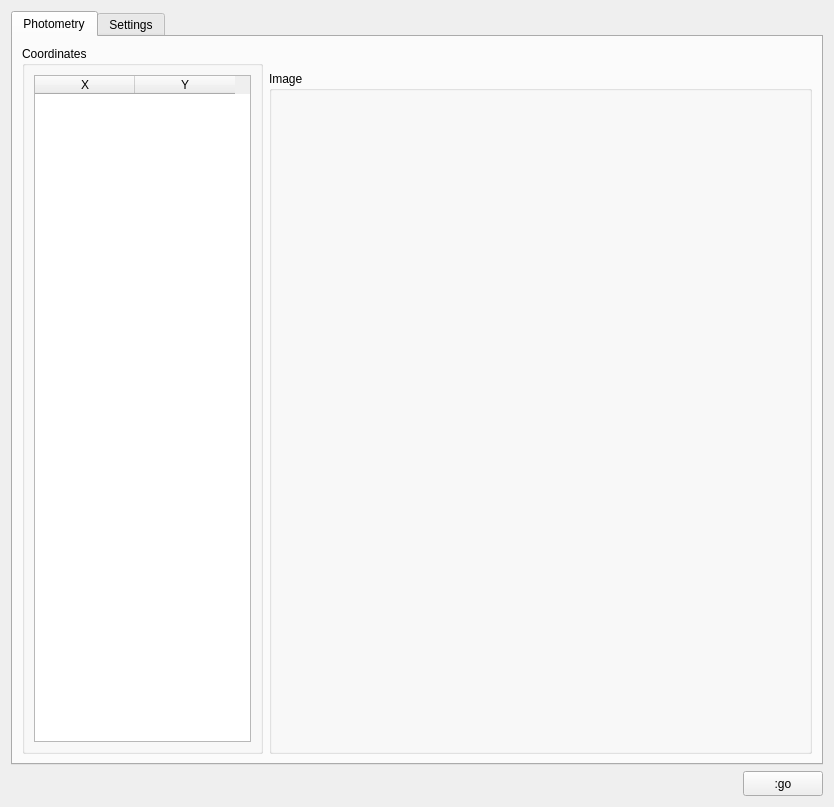
<?xml version="1.0" encoding="UTF-8"?>
<ui version="4.0">
 <class>FormPhotometry</class>
 <widget class="QWidget" name="FormPhotometry">
  <property name="geometry">
   <rect>
    <x>0</x>
    <y>0</y>
    <width>834</width>
    <height>807</height>
   </rect>
  </property>
  <property name="windowTitle">
   <string>Photometry</string>
  </property>
  <layout class="QGridLayout" name="gridLayout_4">
   <item row="1" column="1">
    <widget class="QPushButton" name="pushButtonGO">
     <property name="minimumSize">
      <size>
       <width>80</width>
       <height>25</height>
      </size>
     </property>
     <property name="maximumSize">
      <size>
       <width>80</width>
       <height>25</height>
      </size>
     </property>
     <property name="text">
      <string>:go</string>
     </property>
    </widget>
   </item>
   <item row="1" column="0">
    <spacer name="horizontalSpacer">
     <property name="orientation">
      <enum>Qt::Horizontal</enum>
     </property>
     <property name="sizeHint" stdset="0">
      <size>
       <width>848</width>
       <height>20</height>
      </size>
     </property>
    </spacer>
   </item>
   <item row="0" column="0" colspan="2">
    <widget class="QTabWidget" name="tabWidget">
     <property name="currentIndex">
      <number>0</number>
     </property>
     <widget class="QWidget" name="tab">
      <attribute name="title">
       <string>Photometry</string>
      </attribute>
      <layout class="QGridLayout" name="gridLayout_6">
       <item row="0" column="0" rowspan="2">
        <widget class="QGroupBox" name="groupBox_2">
         <property name="minimumSize">
          <size>
           <width>241</width>
           <height>0</height>
          </size>
         </property>
         <property name="maximumSize">
          <size>
           <width>241</width>
           <height>16777215</height>
          </size>
         </property>
         <property name="title">
          <string>Coordinates</string>
         </property>
         <layout class="QGridLayout" name="gridLayout">
          <item row="0" column="0">
           <widget class="QTableWidget" name="tableWidgetCoordinates">
            <property name="editTriggers">
             <set>QAbstractItemView::NoEditTriggers</set>
            </property>
            <property name="selectionBehavior">
             <enum>QAbstractItemView::SelectRows</enum>
            </property>
            <column>
             <property name="text">
              <string>X</string>
             </property>
            </column>
            <column>
             <property name="text">
              <string>Y</string>
             </property>
            </column>
           </widget>
          </item>
         </layout>
        </widget>
       </item>
       <item row="0" column="1">
        <widget class="QLabel" name="labelRa">
         <property name="minimumSize">
          <size>
           <width>0</width>
           <height>19</height>
          </size>
         </property>
         <property name="maximumSize">
          <size>
           <width>16777215</width>
           <height>19</height>
          </size>
         </property>
         <property name="text">
          <string/>
         </property>
        </widget>
       </item>
       <item row="0" column="2">
        <widget class="QLabel" name="labelDec">
         <property name="minimumSize">
          <size>
           <width>0</width>
           <height>19</height>
          </size>
         </property>
         <property name="maximumSize">
          <size>
           <width>16777215</width>
           <height>19</height>
          </size>
         </property>
         <property name="text">
          <string/>
         </property>
        </widget>
       </item>
       <item row="1" column="1" colspan="2">
        <widget class="QGroupBox" name="groupBox">
         <property name="title">
          <string>Image</string>
         </property>
        </widget>
       </item>
      </layout>
     </widget>
     <widget class="QWidget" name="tab_2">
      <attribute name="title">
       <string>Settings</string>
      </attribute>
      <layout class="QGridLayout" name="gridLayout_10">
       <item row="0" column="0">
        <widget class="QLabel" name="label">
         <property name="text">
          <string>Kind</string>
         </property>
        </widget>
       </item>
       <item row="2" column="0">
        <widget class="QLabel" name="label_2">
         <property name="text">
          <string>Exposure</string>
         </property>
        </widget>
       </item>
       <item row="4" column="0" colspan="2">
        <widget class="QGroupBox" name="groupBox_3">
         <property name="title">
          <string>Apertures Radius</string>
         </property>
         <layout class="QGridLayout" name="gridLayout_3">
          <item row="0" column="0">
           <widget class="QDoubleSpinBox" name="doubleSpinBoxApertureRadius">
            <property name="minimum">
             <double>1.000000000000000</double>
            </property>
            <property name="maximum">
             <double>9999999.000000000000000</double>
            </property>
           </widget>
          </item>
          <item row="0" column="1">
           <widget class="QPushButton" name="pushButtonAddToRadii">
            <property name="maximumSize">
             <size>
              <width>80</width>
              <height>26</height>
             </size>
            </property>
            <property name="text">
             <string>Add</string>
            </property>
           </widget>
          </item>
          <item row="1" column="0" colspan="2">
           <widget class="QListWidget" name="listWidgetApertureRadii">
            <property name="selectionMode">
             <enum>QAbstractItemView::ExtendedSelection</enum>
            </property>
           </widget>
          </item>
         </layout>
        </widget>
       </item>
       <item row="5" column="0" colspan="2">
        <widget class="QGroupBox" name="groupBox_4">
         <property name="title">
          <string>Header to Extract</string>
         </property>
         <layout class="QGridLayout" name="gridLayout_2">
          <item row="0" column="0" rowspan="4">
           <widget class="QListWidget" name="listWidgetHeaders">
            <property name="selectionMode">
             <enum>QAbstractItemView::ExtendedSelection</enum>
            </property>
           </widget>
          </item>
          <item row="0" column="1">
           <spacer name="verticalSpacer">
            <property name="orientation">
             <enum>Qt::Vertical</enum>
            </property>
            <property name="sizeHint" stdset="0">
             <size>
              <width>20</width>
              <height>56</height>
             </size>
            </property>
           </spacer>
          </item>
          <item row="0" column="2" rowspan="4">
           <widget class="QListWidget" name="listWidgetHeadersToExtract">
            <property name="selectionMode">
             <enum>QAbstractItemView::ExtendedSelection</enum>
            </property>
           </widget>
          </item>
          <item row="1" column="1">
           <widget class="QPushButton" name="pushButtonAddToHeaderToExtract">
            <property name="text">
             <string>&gt;&gt;</string>
            </property>
           </widget>
          </item>
          <item row="2" column="1">
           <widget class="QPushButton" name="pushButtonRemoveFromHeaderToExtract">
            <property name="text">
             <string>&lt;&lt;</string>
            </property>
           </widget>
          </item>
          <item row="3" column="1">
           <spacer name="verticalSpacer_2">
            <property name="orientation">
             <enum>Qt::Vertical</enum>
            </property>
            <property name="sizeHint" stdset="0">
             <size>
              <width>20</width>
              <height>57</height>
             </size>
            </property>
           </spacer>
          </item>
         </layout>
        </widget>
       </item>
       <item row="6" column="0" colspan="2">
        <widget class="QTabWidget" name="tabWidget_2">
         <property name="currentIndex">
          <number>0</number>
         </property>
         <widget class="QWidget" name="tab_3">
          <attribute name="title">
           <string>Source Extract</string>
          </attribute>
          <layout class="QGridLayout" name="gridLayout_7">
           <item row="0" column="0">
            <layout class="QGridLayout" name="gridLayout_5">
             <item row="0" column="0">
              <widget class="QLabel" name="label_3">
               <property name="minimumSize">
                <size>
                 <width>100</width>
                 <height>0</height>
                </size>
               </property>
               <property name="maximumSize">
                <size>
                 <width>100</width>
                 <height>16777215</height>
                </size>
               </property>
               <property name="text">
                <string>Sigma</string>
               </property>
              </widget>
             </item>
             <item row="0" column="1">
              <widget class="QDoubleSpinBox" name="doubleSpinBoxSexSigma">
               <property name="minimum">
                <double>1.000000000000000</double>
               </property>
               <property name="value">
                <double>5.000000000000000</double>
               </property>
              </widget>
             </item>
             <item row="1" column="0">
              <widget class="QLabel" name="label_4">
               <property name="minimumSize">
                <size>
                 <width>100</width>
                 <height>0</height>
                </size>
               </property>
               <property name="maximumSize">
                <size>
                 <width>100</width>
                 <height>16777215</height>
                </size>
               </property>
               <property name="text">
                <string>Minimum Area</string>
               </property>
              </widget>
             </item>
             <item row="1" column="1">
              <widget class="QDoubleSpinBox" name="doubleSpinBoxSexMinimumArea">
               <property name="minimum">
                <double>1.000000000000000</double>
               </property>
               <property name="value">
                <double>5.000000000000000</double>
               </property>
              </widget>
             </item>
            </layout>
           </item>
           <item row="1" column="0">
            <spacer name="verticalSpacer_3">
             <property name="orientation">
              <enum>Qt::Vertical</enum>
             </property>
             <property name="sizeHint" stdset="0">
              <size>
               <width>20</width>
               <height>33</height>
              </size>
             </property>
            </spacer>
           </item>
          </layout>
         </widget>
         <widget class="QWidget" name="tab_4">
          <attribute name="title">
           <string>DAOFind</string>
          </attribute>
          <layout class="QGridLayout" name="gridLayout_9">
           <item row="0" column="0">
            <layout class="QGridLayout" name="gridLayout_8">
             <item row="0" column="0">
              <widget class="QLabel" name="label_5">
               <property name="minimumSize">
                <size>
                 <width>100</width>
                 <height>0</height>
                </size>
               </property>
               <property name="maximumSize">
                <size>
                 <width>100</width>
                 <height>16777215</height>
                </size>
               </property>
               <property name="text">
                <string>Sigma</string>
               </property>
              </widget>
             </item>
             <item row="0" column="1">
              <widget class="QDoubleSpinBox" name="doubleSpinBoxDAOFindSigma">
               <property name="minimum">
                <double>1.000000000000000</double>
               </property>
               <property name="value">
                <double>3.000000000000000</double>
               </property>
              </widget>
             </item>
             <item row="1" column="0">
              <widget class="QLabel" name="label_6">
               <property name="minimumSize">
                <size>
                 <width>100</width>
                 <height>0</height>
                </size>
               </property>
               <property name="maximumSize">
                <size>
                 <width>100</width>
                 <height>16777215</height>
                </size>
               </property>
               <property name="text">
                <string>FWHM</string>
               </property>
              </widget>
             </item>
             <item row="1" column="1">
              <widget class="QDoubleSpinBox" name="doubleSpinBoxDAOFindFWHM">
               <property name="minimum">
                <double>1.000000000000000</double>
               </property>
               <property name="value">
                <double>3.000000000000000</double>
               </property>
              </widget>
             </item>
             <item row="2" column="0">
              <widget class="QLabel" name="label_7">
               <property name="minimumSize">
                <size>
                 <width>100</width>
                 <height>0</height>
                </size>
               </property>
               <property name="maximumSize">
                <size>
                 <width>100</width>
                 <height>16777215</height>
                </size>
               </property>
               <property name="text">
                <string>Threshold</string>
               </property>
              </widget>
             </item>
             <item row="2" column="1">
              <widget class="QDoubleSpinBox" name="doubleSpinBoxDAOindThreshold">
               <property name="minimum">
                <double>1.000000000000000</double>
               </property>
               <property name="value">
                <double>5.000000000000000</double>
               </property>
              </widget>
             </item>
            </layout>
           </item>
           <item row="1" column="0">
            <spacer name="verticalSpacer_5">
             <property name="orientation">
              <enum>Qt::Vertical</enum>
             </property>
             <property name="sizeHint" stdset="0">
              <size>
               <width>20</width>
               <height>0</height>
              </size>
             </property>
            </spacer>
           </item>
          </layout>
         </widget>
        </widget>
       </item>
       <item row="7" column="1">
        <spacer name="verticalSpacer_4">
         <property name="orientation">
          <enum>Qt::Vertical</enum>
         </property>
         <property name="sizeHint" stdset="0">
          <size>
           <width>20</width>
           <height>0</height>
          </size>
         </property>
        </spacer>
       </item>
       <item row="1" column="0" colspan="2">
        <widget class="QComboBox" name="comboBoxPhotometryMethods">
         <item>
          <property name="text">
           <string>Both</string>
          </property>
         </item>
         <item>
          <property name="text">
           <string>SEP</string>
          </property>
         </item>
         <item>
          <property name="text">
           <string>Photutils</string>
          </property>
         </item>
        </widget>
       </item>
       <item row="3" column="0" colspan="2">
        <widget class="QComboBox" name="comboBoxExposureInHeader"/>
       </item>
      </layout>
     </widget>
    </widget>
   </item>
  </layout>
 </widget>
 <resources/>
 <connections/>
</ui>
